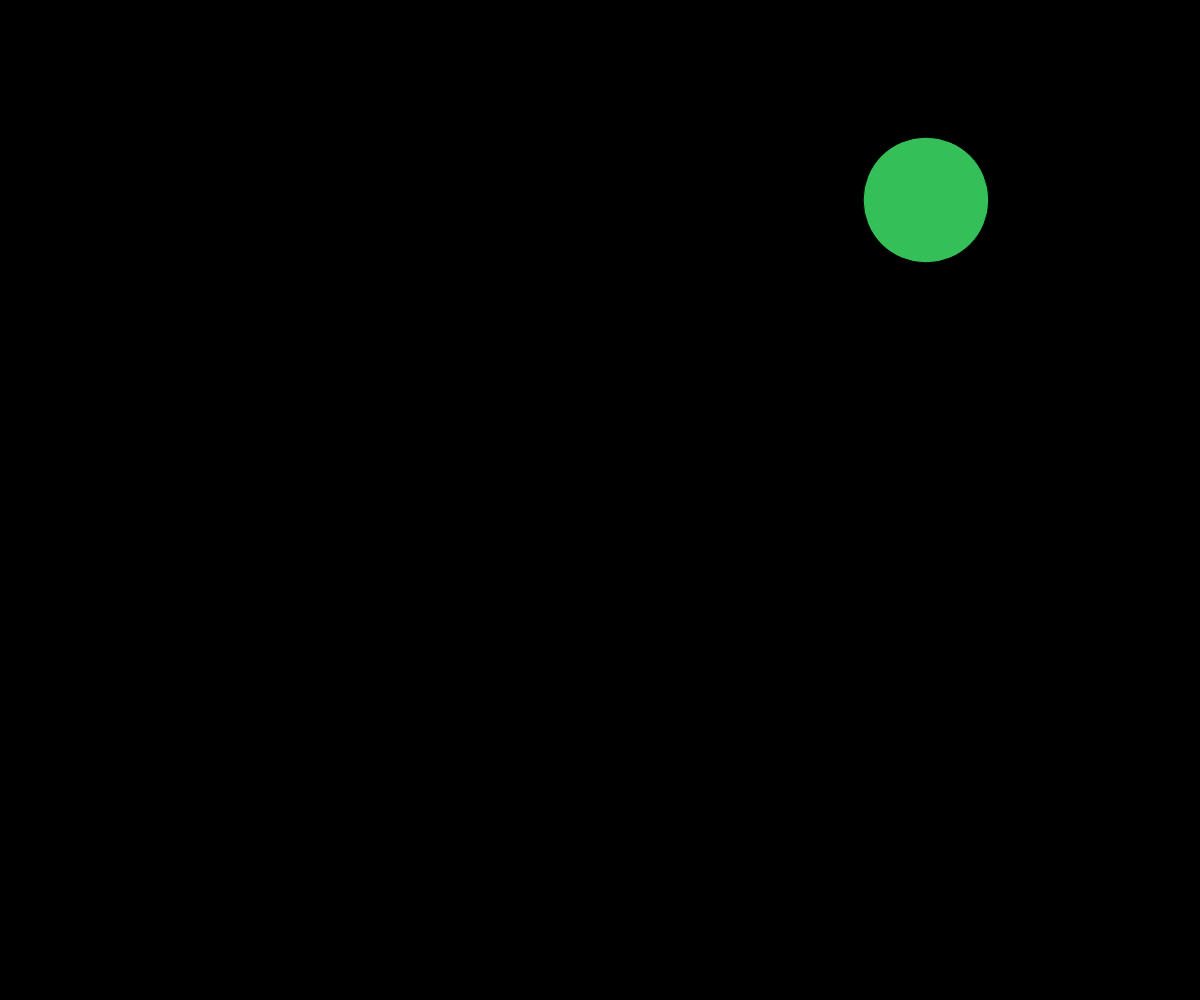
Frame 1 (no input)
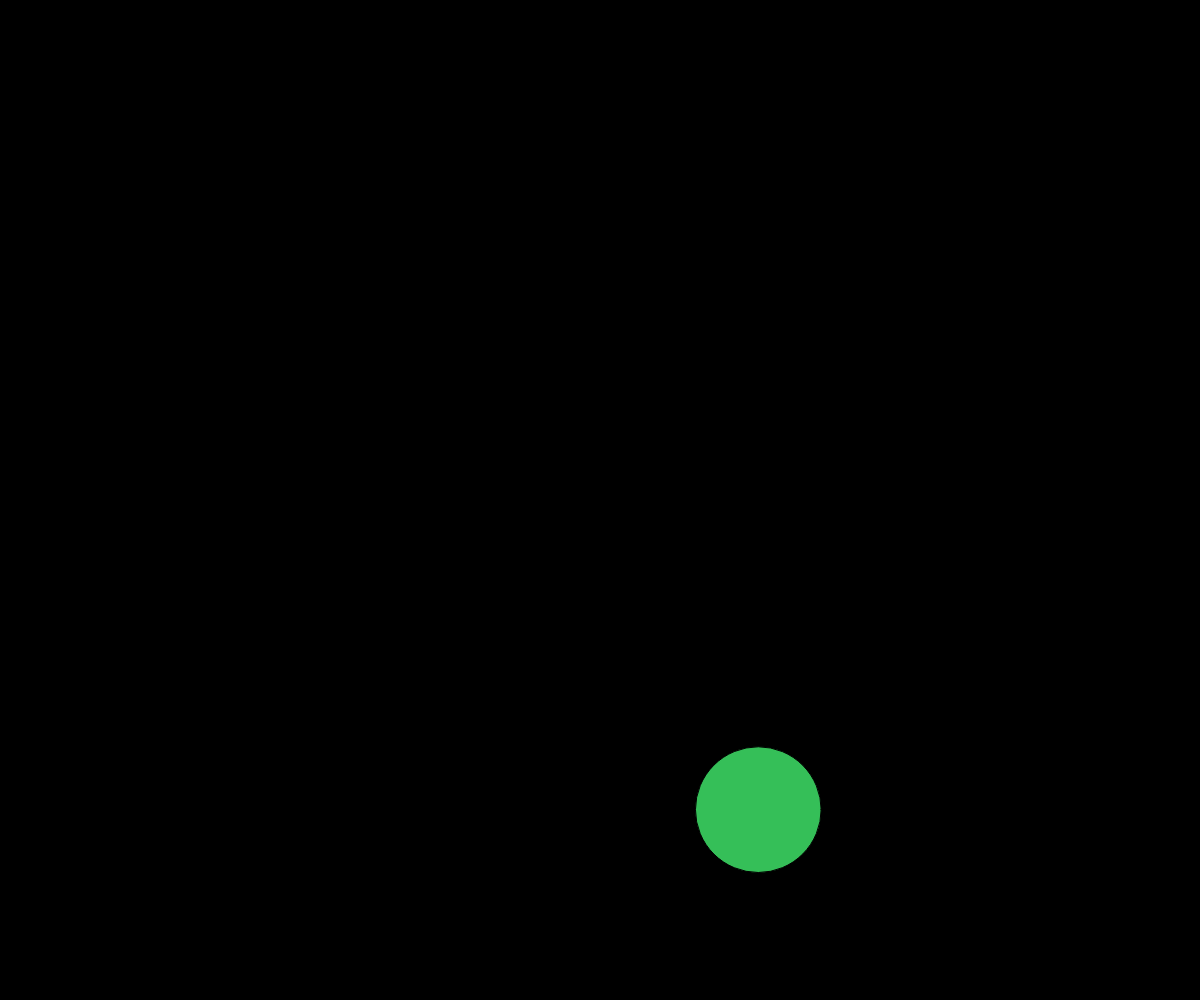
Frame 60 (no input)
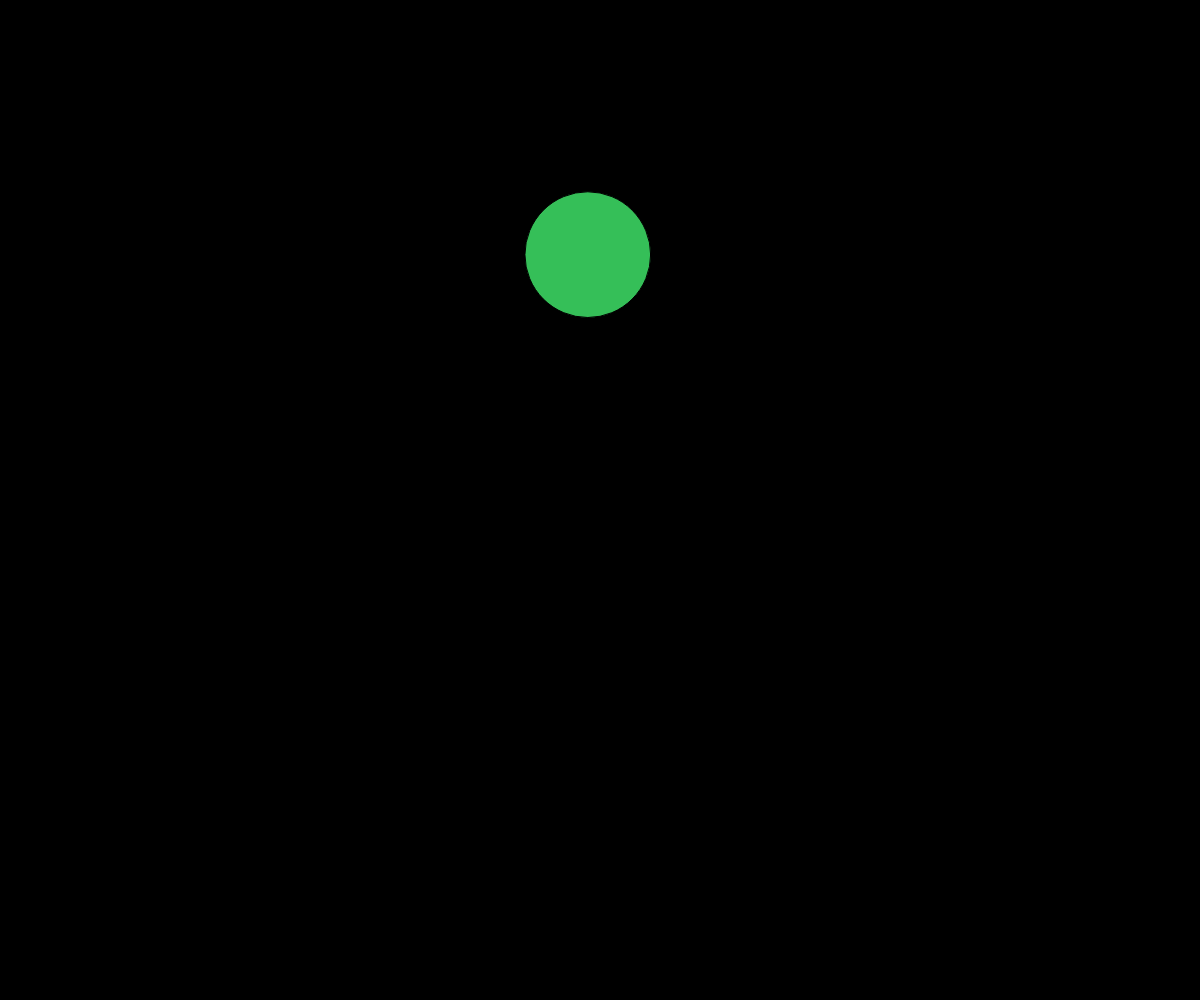
Frame 120 (the mouse pressed at the canvas centre since frame 60)

The p5.js sketch that drew these frames (run headless with seeded random() and noise() and a simulated clock; from frame 60 on, the mouse is pressed at the canvas centre):

// p5.js sketch
// ── sketch.js
let ball = [];
let gravity;
let n = 1; //number of balls

    
function setup() {
  createCanvas(windowWidth, windowHeight);
  gravity = createVector(0, 0.5);
  for (let i = 0; i < n; i++) {
    ball[i] = new bounce(random(20, 80));
    ball[i].applyForce(gravity);
  }
}

function draw() {
  background(0);
  for (let i = 0; i < n; i++) {
    ball[i].display();
    ball[i].move();
  }
}
// ── class.js
class bounce {
  r = random(255);
  g = random(255);
  b = random(255);

  constructor(rad) {
    this.radius = rad;
    this.position = createVector(random(this.radius, width - this.radius),200);
      //random(this.radius, height - this.radius));
    this.speed = createVector(random(-7, 7), 0);
    this.acc = createVector(0, 0);
  }

  display() {
    fill(this.r, this.g, this.b);
    circle(this.position.x, this.position.y, 2 * this.radius);
  }

  move() {  //the retardation of speed when ball moves up is because of
    //Euler integration
    this.speed.add(this.acc);
    this.position.add(this.speed);
    this.checkEdge();
  }

  checkEdge() {
    if (this.position.y >= height - this.radius) {
      this.position.y = height - this.radius;
      this.speed.y *= -1;
      //fill(random(255), random(255), random(255));
    }
    if (this.position.x < this.radius || this.position.x > width - this.radius) {
      this.speed.x *= -1;
      //fill(random(255), random(255), random(255));
    }

  }

  applyForce(force) {
    this.acc.add(force);
  }

  texts() {
    push();
    textFont('Consolas');
    textAlign(RIGHT);
    textFont(25);
    stroke(0);
    text(`y = ${this.position.y.toFixed(1)}`, width - 20, 20);
    text(`speed = ${this.speed.y.toFixed(1)}`, width - 20, 40);
    text(`acceleration = ${this.acc.y}`, width - 20, 60);
    text(`frameCount = ${frameCount}`, width - 20, 80);
    pop();
  }

}
